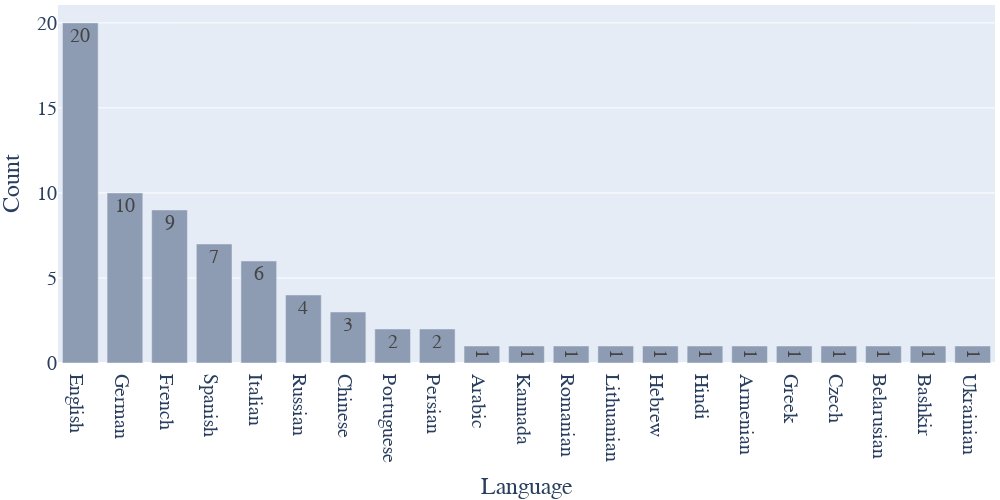

Notebook source saved alongside this figure:
### Code cell
fig = px.bar(df_lang_cnt, x='Language', y='Count', text_auto=True, width=1000, height=500, color_discrete_sequence=["#8d9bb3"])

fig.update_layout(
    # title="Number of Systems per Language",
    font=dict(size=20, family="Times New Roman",),
    margin = dict(b=7, t=5, r=5, l=5),
)

fig.show()
fig.write_image("../data/img/systems-per-language.pdf")

### Figure 1 — Plotly figure (JSON) as saved in the notebook; plotly's stock layout.template omitted (floating-point values rounded to 4 significant figures)
{"data": [{"alignmentgroup": "True", "hovertemplate": "Language=%{x}<br>Count=%{y}<extra></extra>", "legendgroup": "", "marker": {"color": "#8d9bb3", "pattern": {"shape": ""}}, "name": "", "offsetgroup": "", "orientation": "v", "showlegend": false, "textposition": "auto", "texttemplate": "%{y}", "type": "bar", "x": ["English", "German", "French", "Spanish", "Italian", "Russian", "Chinese", "Portuguese", "Persian", "Arabic", "Kannada", "Romanian", "Lithuanian", "Hebrew", "Hindi", "Armenian", "Greek", "Czech", "Belarusian", "Bashkir", "Ukrainian"], "xaxis": "x", "y": [20, 10, 9, 7, 6, 4, 3, 2, 2, 1, 1, 1, 1, 1, 1, 1, 1, 1, 1, 1, 1], "yaxis": "y"}], "layout": {"barmode": "relative", "font": {"family": "Times New Roman", "size": 20}, "height": 500, "legend": {"tracegroupgap": 0}, "margin": {"b": 7, "l": 5, "r": 5, "t": 5}, "width": 1000, "xaxis": {"anchor": "y", "domain": [0, 1], "title": {"text": "Language"}}, "yaxis": {"anchor": "x", "domain": [0, 1], "title": {"text": "Count"}}}}
